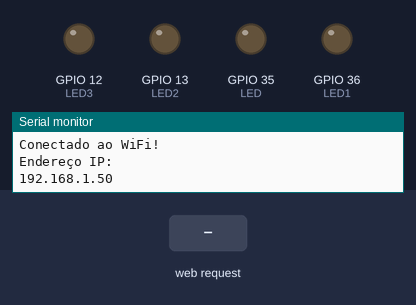
The sketch below on a simulated ESP32. Parts: output pins drawn as LEDs (lit = HIGH), the last lines printed to the serial monitor. The inputs (shaded band) are chosen by the test bench. WiFi joins after 1.5 s; servers stay silent unless stated.

Above: at 7.2 s.
7.3 s: HTTP request GET /H1 received
At 8.4 s:
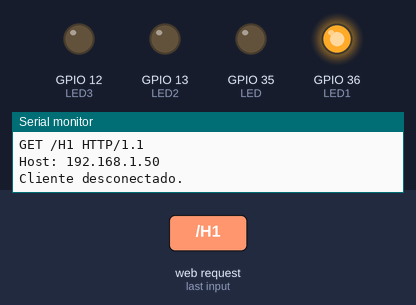
8.8 s: HTTP request GET /L1 received
At 9.6 s:
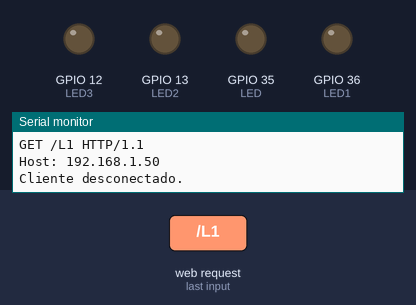
10.3 s: HTTP request GET /L1 received
At 10.7 s:
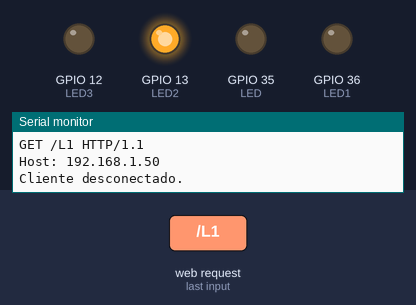
Timing chart, 0 to 13.3 s (numbered marks = the images above; inputs shaded):
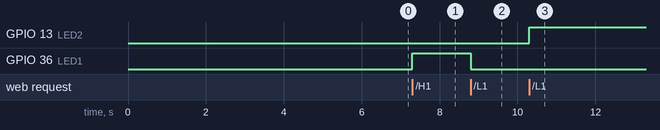

Measured:
- after the input at 7.3 s, GPIO 36 (LED1): LOW → HIGH at once
- after the input at 8.8 s, GPIO 36 (LED1): HIGH → LOW at once
- after the input at 10.3 s, GPIO 13 (LED2): LOW → HIGH at once

The sketch:

sketch_nov25a.ino
```cpp
#include <WiFi.h>

#define LED 35
#define LED1 36
#define LED2 13
#define LED3 12

const char *ssid = "rede";
const char *password = "senha";

int posicao = 3;

WiFiServer server(80);

void led_wifi();

void setup() {
  // put your setup code here, to run once:
  Serial.begin(115200);
  pinMode(LED, OUTPUT);
  pinMode(LED1, OUTPUT);
  pinMode(LED2, OUTPUT);
  pinMode(LED3, OUTPUT);
  delay(4000);
  Serial.print("Conectando a ");
  Serial.println(ssid);
  WiFi.mode(WIFI_STA);
  WiFi.begin(ssid, password);

  while(WiFi.status() != WL_CONNECTED) {
    delay(1000);
    Serial.println("Nao Conectado.");
  }

  Serial.println("");
  Serial.println("Conectado ao WiFi!");
  Serial.println("Endereço IP: ");
  Serial.println(WiFi.localIP());

  server.begin();

}

void loop() {
  // put your main code here, to run repeatedly:
  while(WiFi.status() != WL_CONNECTED) {
    WiFi.begin(ssid, password);
    Serial.print(".");

    delay(500);
  }

  led_wifi();

  switch(posicao) {
    case 1:
    digitalWrite(LED, HIGH);
    digitalWrite(LED1, HIGH);
    digitalWrite(LED2, LOW);
    digitalWrite(LED3, LOW);
    delay(300);
    digitalWrite(LED, HIGH);
    digitalWrite(LED1, HIGH);
    digitalWrite(LED2, HIGH);
    digitalWrite(LED3, HIGH);
    delay(500);
    digitalWrite(LED, LOW);
    digitalWrite(LED1, LOW);
    digitalWrite(LED2, LOW);
    digitalWrite(LED3, LOW);
    ESP.restart();
    break;

    case 2:
    digitalWrite(LED, LOW);
    digitalWrite(LED1, HIGH);
    digitalWrite(LED2, LOW);
    digitalWrite(LED3, LOW);
    break;

    case 3:
    digitalWrite(LED, LOW);
    digitalWrite(LED1, LOW);
    digitalWrite(LED2, LOW);
    digitalWrite(LED3, LOW);
    break;

    case 4:
    digitalWrite(LED, LOW);
    digitalWrite(LED1, LOW);
    digitalWrite(LED2, HIGH);
    digitalWrite(LED3, LOW);
    break;

    case 5:
    digitalWrite(LED, LOW);
    digitalWrite(LED1, LOW);
    digitalWrite(LED2, HIGH);
    digitalWrite(LED3, HIGH);
    delay(300);
    digitalWrite(LED, HIGH);
    digitalWrite(LED1, HIGH);
    digitalWrite(LED2, HIGH);
    digitalWrite(LED3, HIGH);
    delay(500);
    digitalWrite(LED, LOW);
    digitalWrite(LED1, LOW);
    digitalWrite(LED2, LOW);
    digitalWrite(LED3, LOW);
    ESP.restart();
    break;
  }
}

void led_wifi() {
  WiFiClient client = server.available();

  if(client) {
    Serial.println("Cliente Detectado!");
    String currentLine = "";
    while(client.connected()) {
      if(client.available()) {
        char c = client.read();
        Serial.write(c);
        if(c=='\n') {
          if (currentLine.length() == 0) {
            client.println("HTTP/1.1 200 OK");
            client.println("Content-type:text/html");
            client.println();
            client.print("<h2>Clique <a href=\"/H1\">AQUI</a> Jogador 1</h2><br>");
            client.print("<h2>Clique <a href =\"/L1\"> AQUI</a> Jogador 2</h2></br>");
            client.println();
          break;
          }
          else currentLine="";
        }

        else if(c != '\r') currentLine += c;

        if(currentLine.endsWith("GET /H1")) posicao = posicao - 1;
        if(currentLine.endsWith("GET /L1")) posicao = posicao + 1;
      }
    }
    client.stop();
    Serial.println("Cliente desconectado.");
  }
}
```
